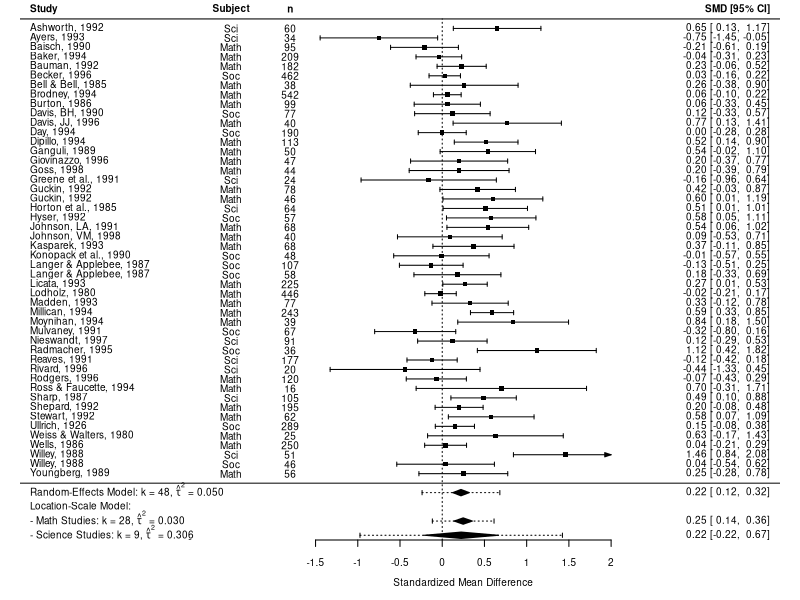
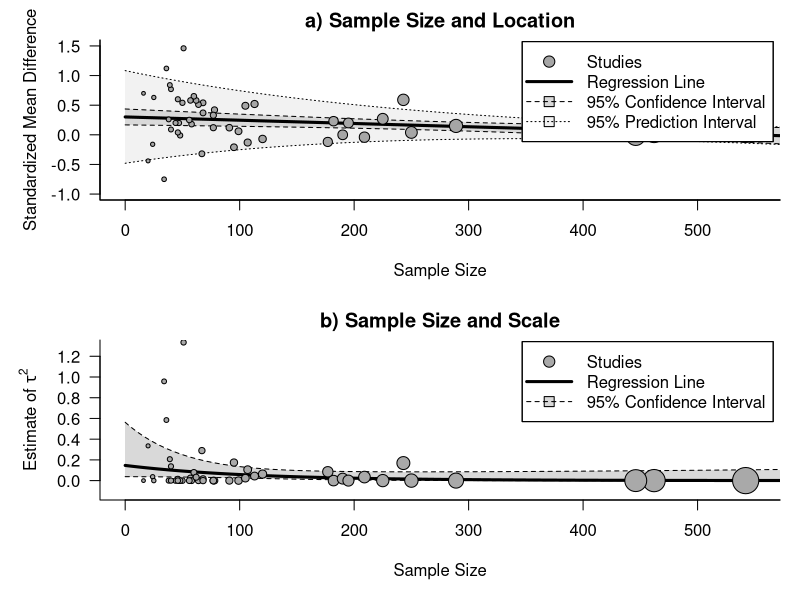
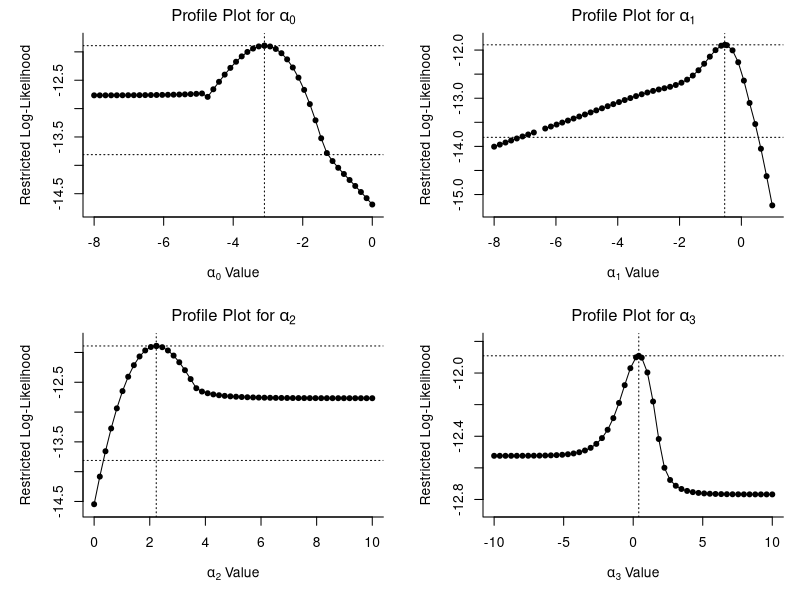

Source code (R) for these figures, in order:
############################################################################

# code corresponding to the illustrative example in the paper:
#
# Viechtbauer, W., & López-López, J. A. (in press). Location-scale models for
# meta-analysis. Research Synthesis Methods.

############################################################################

# install necessary packages (only need to do this once)

#install.packages("metafor")
#install.packages("numDeriv")

# load metafor package

library(metafor)

############################################################################

dat <- dat.bangertdrowns2004
dat

# collapse subjects down to three main groups

dat$subject <- factor(ifelse(dat$subject %in% c("Algebra", "Calculus", "Math", "Math in Science", "Statistics"), "Math",
                             ifelse(dat$subject %in% c("Chemistry", "Comp Science and Chemistry", "Biology", "Earth Science", "Natural Resources", "Nursing", "Science"), "Sci", "Soc")))

# fit standard random-effects model model

res1 <- rma(yi, vi, data=dat, test="knha")
print(res1, digits=3)

# obtain the prediction interval based on this model

predict(res1, digits=2)

# the standard random-effects model is a special case of the location-scale
# model with just intercept terms for the location and scale parts

res2 <- rma(yi, vi, data=dat, mods = ~ 1, scale = ~ 1, test="knha")
print(res2, digits=3)
predict(res2, newscale=1, transf=exp, digits=3) # same value of tau^2
predict(res2, newmods=1, newscale=1, digits=2)  # same prediction interval

# draw forest plot (including the results from the location-scale model with 'subject' as predictor)

op <- par(mar=c(3,4,1,2), tck=-0.012, mgp=c(2,0.5,0))

res <- rma(yi, vi, data=dat, test="knha")

forest(res, xlim=c(-5,4), at=seq(-1.5,2,by=0.5), ylim=c(-6,51), cex=0.6,
       rows=48:1, psize=1, addfit=FALSE, header=TRUE, digits=2L,
       mlab="", slab=paste(dat$author, dat$year, sep=", "),
       ilab=cbind(as.character(dat$subject), dat$ni), ilab.xpos=c(-2.5,-1.8))
abline(h=0)
text(-2.5, res$k+2, "Subject", font=2, cex=0.6)
text(-1.8, res$k+2, "n",       font=2, cex=0.6)

pred <- predict(res)
addpoly(pred$pred, sei=pred$se, ci.lb=pred$ci.lb, ci.ub=pred$ci.ub, pi.lb=pred$pi.lb, pi.ub=pred$pi.ub,
        row=-1, cex=0.6, digits=2, width=5)
text(x=-5, y=-1, pos=4, cex=0.6, bquote(paste("Random-Effects Model: k = ",
                                              .(formatC(res$k, digits=0, format="f")),", ", hat(tau)^2, " = ",
                                              .(formatC(res$tau2, digits=3, format="f")))))

text(-5, -2.5, pos=4, cex=0.6, "Location-Scale Model:")

res <- rma(yi, vi, mods = ~ subject - 1, scale = ~ subject - 1, data=dat, test="knha")
pred <- predict(res, newmods=diag(3), newscale=diag(3))
addpoly(pred$pred, sei=pred$se, ci.lb=pred$ci.lb, ci.ub=pred$ci.ub, pi.lb=pred$pi.lb, pi.ub=pred$pi.ub,
        row=c(-4,-5.5,-7), cex=0.6, digits=2, width=5)

tau2.subj <- predict(res, newscale=diag(3), transf=exp)
k.subj <- table(dat$subject)

text(x=-5, y=-4.0, pos=4, cex=0.6, bquote(paste("- Math Studies: k = ",
                                                .(formatC(k.subj[1], digits=0, format="f")),", ", hat(tau)^2, " = ",
                                                .(formatC(tau2.subj$pred[1], digits=3, format="f")))))

text(x=-5, y=-5.5, pos=4, cex=0.6, bquote(paste("- Science Studies: k = ",
                                                .(formatC(k.subj[2], digits=0, format="f")),", ", hat(tau)^2, " = ",
                                                .(formatC(tau2.subj$pred[2], digits=3, format="f")))))

text(x=-5, y=-7.0, pos=4, cex=0.6, bquote(paste("- Social Science Studies: k = ",
                                                .(formatC(k.subj[3], digits=0, format="f")),", ", hat(tau)^2, " = ",
                                                .(formatC(tau2.subj$pred[3], digits=3, format="f")))))

par(op)

# fit location-scale model with sample size as predictor

dat$ni100 <- dat$ni/100
res3 <- rma(yi, vi, mods = ~ ni100, scale = ~ ni100, data=dat, test="knha")
print(res3, digits=3)

# predicted tau^2 for 'small' versus 'large' studies

round(mean(dat$ni[dat$ni < 50]))
round(mean(dat$ni[dat$ni > 50]))
preds <- predict(res3, newscale=c(36,156)/100, transf=exp, digits=3)
preds
round(preds$pred[1] / preds$pred[2], 2) # ratio of tau^2 values

# bubble plots

op <- par(mfrow=c(2,1), mar=c(5,5,2,1))

ns100 <- seq(0,6,length=601)
preds <- predict(res3, newmods=ns100, newscale=ns100)

regplot(res3, pred=preds, xvals=ns100, pi=TRUE,
        xaxt="n", xlim=c(0,5.5), ylim=c(-1,1.5), las=1, bty="l",
        xlab="Sample Size", main="a) Sample Size and Location", digits=1,
        legend=TRUE)
axis(side=1, at=0:6, labels=seq(0,600,by=100))

hi <- hatvalues(res3)
tau2i <- pmax(0, resid(res3)^2 / (1-hi) - dat$vi)
wi <- sqrt(weights(res3))
size <- 0.5 + 3 * (wi - min(wi))/(max(wi) - min(wi))

plot(NA, NA, xlim=c(0,5.5), ylim=c(-0.13,1.3), xlab="Sample Size", xaxt="n",
     ylab=expression("Estimate of " * tau^2), las=1, bty="l", main="b) Sample Size and Scale")
axis(side=1, at=0:6, labels=seq(0,600,by=100))
pred <- predict(res3, newscale=ns100, transf=exp)
polygon(c(ns100, rev(ns100)), c(pred$ci.lb, rev(pred$ci.ub)), border=NA, col="gray85")
lines(ns100, pred$ci.lb, lty="dashed")
lines(ns100, pred$ci.ub, lty="dashed")
lines(ns100, pred$pred, lwd=3)
points(dat$ni100, tau2i, pch=21, col="black", bg="darkgray", cex=size)
legend("topright", inset=.01, bg="white", pch=c(NA,NA,22), col=c(NA,NA,"black"), pt.bg=c(NA,NA,"gray85"),   lty=c("blank",NA,NA),            lwd=c(NA,NA,1), text.col="white", pt.cex=1.5, seg.len=3, legend=c("Studies", "Regression Line", "95% Confidence Interval"))
legend("topright", inset=.01, bg=NA,      pch=c(21,NA,NA), col="black",          pt.bg=c("darkgray",NA,NA), lty=c("blank","solid","dashed"), lwd=c(1,3,1),   text.col="black", pt.cex=1.5, seg.len=3, legend=c("Studies", "Regression Line", "95% Confidence Interval"))

par(op)

# fit location-scale model with subject type as predictor

res4 <- rma(yi, vi, mods = ~ subject, scale = ~ subject, data=dat, test="knha")
print(res4, digits=3)

# note: the large negative scale coefficient for subjectSoc (and the huge SE)
# is a consequence of the very low amount of heterogeneity in this category;
# as a result, the coefficient wants to drift towards negative infinity (so
# that tau^2 = 0 for this category) while the standard error explodes

predict(res4, newmods=c(0,0), newscale=c(0,0), digits=2) # predicted effect for math studies
predict(res4, newmods=c(1,0), newscale=c(1,0), digits=2) # predicted effect for science studies
predict(res4, newmods=c(0,1), newscale=c(0,1), digits=2) # predicted effect for socsci studies

anova(res4, X=c(1,0,0),  digits=2) # test of predicted effect for math studies (same as testing the intercept)
anova(res4, X=c(1,1,0),  digits=2) # test of predicted effect for science studies
anova(res4, X=c(1,0,1),  digits=2) # test of predicted effect for socsci studies

predict(res4, newscale=c(0,0), transf=exp, digits=3) # predicted tau^2 for math studies
predict(res4, newscale=c(1,0), transf=exp, digits=3) # predicted tau^2 for science studies
predict(res4, newscale=c(0,1), transf=exp, digits=3) # predicted tau^2 for socsci studies

# equivalence check: fit random-effects models in the three subgroups (same
# estimated/predicted effects and tau^2 values for the three types of studies)

rma(yi,vi, data=dat, digits=3, test="knha", subset=subject=="Math")
rma(yi,vi, data=dat, digits=3, test="knha", subset=subject=="Sci")
rma(yi,vi, data=dat, digits=3, test="knha", subset=subject=="Soc")

# note: CIs are not exactly identical (as noted in footnote 7 in the paper, in
# the location-scale model, the KH method involves a single scaling factor and
# the degrees of freedom are taken to be k-p-1; on the other hand, when fitting
# separate random-effects models within each level of the categorical moderator,
# separate scaling factors are calculated within each level and the degrees of
# freedom are k_l−1, where k_l denotes the number of studies within level l of
# the moderator)

# equivalence check: a single mixed-effects model with subject type as a
# moderator while allowing tau^2 to differ across the three subject types

rma.mv(yi, vi, mods = ~ subject - 1, random = ~ subject | id, struct="DIAG", data=dat, test="t")

# note: CIs are again not identical, since the KH method is not available for
# models fitted with the rma.mv() function (test="t" also uses t-distributions
# for the tests/CIs, but not the scaling factor to adjust the var-cov matrix of
# the fixed effects as in the KH method)

# fit location-scale model with both predictors

res5 <- rma(yi, vi, mods = ~ ni100 + subject, scale = ~ ni100 + subject, data=dat, test="knha")
print(res5, digits=3)

# profile likelihood plots for the scale coefficients in the model

op <- par(mfrow=c(2,2), mar=c(5,5,2,1))

profile(res5, alpha=1, sub1=TRUE, cline=TRUE, steps=50, cex=0.8, xlim=c(-8,0))
profile(res5, alpha=2, sub1=TRUE, cline=TRUE, steps=50, cex=0.8, xlim=c(-8,1))
profile(res5, alpha=3, sub1=TRUE, cline=TRUE, steps=50, cex=0.8, xlim=c(0,10))
profile(res5, alpha=4, sub1=TRUE, cline=TRUE, steps=50, cex=0.8, xlim=c(-10,10))

par(op)

# profile likelihood CIs for the scale coefficients

confint(res5, alpha=1, digits=3, xlim=c(-8,0))
confint(res5, alpha=2, digits=3, xlim=c(-8,1))
confint(res5, alpha=3, digits=3, xlim=c(0,10))
confint(res5, alpha=4, digits=3, xlim=c(-10,10))

# simultaneous tests of the coefficients related to subject type

anova(res5, btt=3:4, digits=2) # location part
anova(res5, att=3:4, digits=2) # scale part

# predictions for the location part

predict(res5, newmods=c( 50/100,0,0), newscale=c( 50/100,0,0), digits=2) # math, n = 50
predict(res5, newmods=c(100/100,0,0), newscale=c(100/100,0,0), digits=2) # math, n = 100
predict(res5, newmods=c(150/100,0,0), newscale=c(150/100,0,0), digits=2) # math, n = 150

# predictions for the scale part

predict(res5, newscale=c(1,0,0), transf=exp, digits=3) # math,           n = 100
predict(res5, newscale=c(1,0,1), transf=exp, digits=3) # social science, n = 100
predict(res5, newscale=c(1,1,0), transf=exp, digits=3) # science,        n = 100

# fit location-scale model with different predictors for each part

res6 <- rma(yi, vi, mods = ~ ni100, scale = ~ subject, data=dat, test="knha")
print(res6, digits=3)

# profile likelihood CIs for the scale coefficients

confint(res6, alpha=1, digits=3, xlim=c(-12,0))
confint(res6, alpha=2, digits=3, xlim=c(0,10))
confint(res6, alpha=3, digits=3, xlim=c(-10,10))

# likelihood ratio test comparing model res6 with model res5

res5.ml <- update(res5, method="ML")
res6.ml <- update(res6, method="ML")
anova(res5.ml, res6.ml)

# refit all models with ML estimation

res1.ml <- update(res1, method="ML")
res2.ml <- update(res2, method="ML")
res3.ml <- update(res3, method="ML")
res4.ml <- update(res4, method="ML")
res5.ml <- update(res5, method="ML")
res6.ml <- update(res6, method="ML")

# table with IC values

fit.reml <- fitstats(res2, res3, res4, res5, res6)
fit.ml   <- fitstats(res2.ml, res3.ml, res4.ml, res5.ml, res6.ml)

tab <- data.frame(rbind(t(fit.ml[-2,]), t(fit.reml[-2,])))
tab
